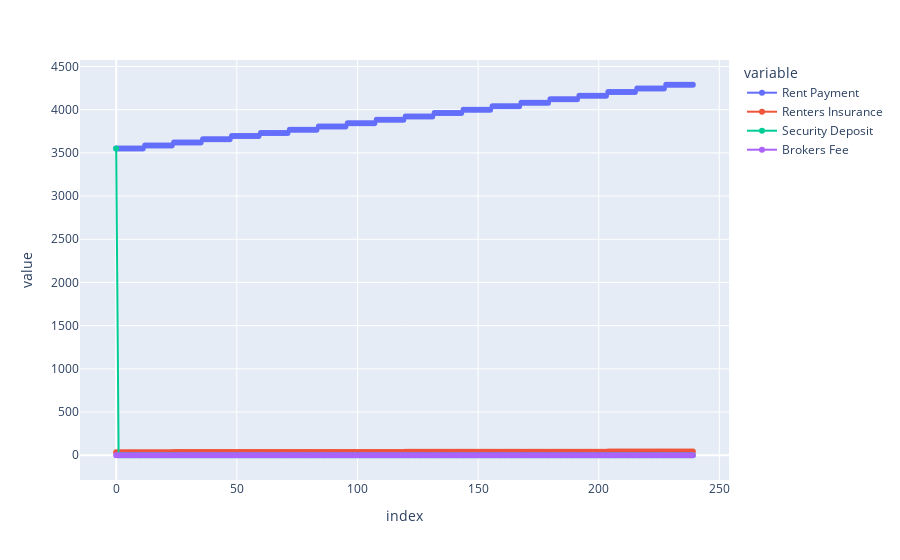

The cell this chart's notebook holds for it:
### Markdown cell above
### Rent Liabilities
What will renting cost us? Mostly, this is the rent payment. But also includes some other expenses that do not occur when buying a home.

### Code cell
render_plotly_html(
    px.line(
        pd.DataFrame(
            {
                "Rent Payment": df.rent,
                "Renters Insurance": df.renters_insurance,
                "Security Deposit": df.security_deposit_cost,
                "Brokers Fee": df.brokers_fee_cost,
            }
        ),
        markers=True,
    )
)

### Figure 1 — Plotly figure (JSON) as saved in the notebook; plotly's stock layout.template omitted (floating-point values rounded to 4 significant figures; data arrays with more than 128 entries replaced by an {"elided": "..."} marker saying what was removed)
{"data": [{"hovertemplate": "variable=Rent Payment<br>index=%{x}<br>value=%{y}<extra></extra>", "legendgroup": "Rent Payment", "line": {"color": "#636efa", "dash": "solid"}, "marker": {"symbol": "circle"}, "mode": "lines+markers", "name": "Rent Payment", "orientation": "v", "showlegend": true, "type": "scatter", "x": {"elided": "240 int values"}, "xaxis": "x", "y": {"elided": "240 float values"}, "yaxis": "y"}, {"hovertemplate": "variable=Renters Insurance<br>index=%{x}<br>value=%{y}<extra></extra>", "legendgroup": "Renters Insurance", "line": {"color": "#EF553B", "dash": "solid"}, "marker": {"symbol": "circle"}, "mode": "lines+markers", "name": "Renters Insurance", "orientation": "v", "showlegend": true, "type": "scatter", "x": {"elided": "240 int values"}, "xaxis": "x", "y": {"elided": "240 float values"}, "yaxis": "y"}, {"hovertemplate": "variable=Security Deposit<br>index=%{x}<br>value=%{y}<extra></extra>", "legendgroup": "Security Deposit", "line": {"color": "#00cc96", "dash": "solid"}, "marker": {"symbol": "circle"}, "mode": "lines+markers", "name": "Security Deposit", "orientation": "v", "showlegend": true, "type": "scatter", "x": {"elided": "240 int values"}, "xaxis": "x", "y": {"elided": "240 int values"}, "yaxis": "y"}, {"hovertemplate": "variable=Brokers Fee<br>index=%{x}<br>value=%{y}<extra></extra>", "legendgroup": "Brokers Fee", "line": {"color": "#ab63fa", "dash": "solid"}, "marker": {"symbol": "circle"}, "mode": "lines+markers", "name": "Brokers Fee", "orientation": "v", "showlegend": true, "type": "scatter", "x": {"elided": "240 int values"}, "xaxis": "x", "y": {"elided": "240 int values"}, "yaxis": "y"}], "layout": {"legend": {"title": {"text": "variable"}, "tracegroupgap": 0}, "margin": {"t": 60}, "xaxis": {"anchor": "y", "domain": [0, 1], "title": {"text": "index"}}, "yaxis": {"anchor": "x", "domain": [0, 1], "title": {"text": "value"}}}}
